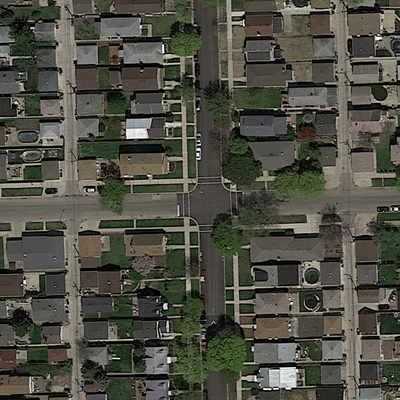
#> input picture training/images/satImage_001.png, 400 x 400 px; its folder holds 4 pictures in this run
$ jupyter execute --allow-errors examples.ipynb   (shell and % lines are left out)
#> lines starting #> are read from the running program, lines starting #| are printed output that depends on the picture
#> further down, image is the input picture: PIL image 400x400 RGB; mean R, G, B 78.8, 78.9, 68.4
# Project 3 - Road Segmentation

### ETH Computational Intelligence Lab 2021 - Project 3

Disclaimer: The goal of this notebook is not that of directly providing strong off-the-shelf baselines, but we mainly set out to present some (more or less practical) ideas. The methods mentioned here are briefly presented and not optimized. A solid baseline comparison may explore ways to optimize these.

Image segmentation is a key task in computer vision, with important applications in autonomous driving and medicine, among others. **The goal is to partition an image in subsets of pixels according to their semantic meaning.** If it is true that progress in deep learning was fostered by the availability of large datasets\[1\] and relevant benchmarks, it is no doubt that image segmentation, together with the closely related tasks of image classification and object recognition, has been instrumental to the success of the field.

For the purpose of this project, we will focus in particular on the task of road segmentation. **Given a set of RGB aerial images, we are formally asked to classify each 16x16 pixel patch as either containing road (1) or not (0).** This can be seen as decreasing the resolution of the segmentation task, or as decomposing it into several smaller classification problems.

In this notebook we will first of all load and explore the data. Only then we will present 3 methods that will guide us through an essential recap of the literature. Note that these methods  and are not optimized. They can be adapted and
improved to be used as baselines, depending on their relevance to your approach.

\\

\[1\] Tsung-Yi, Lin et al. "Microsoft COCO: Common Objects in Context", [arXiv:1405.0312](https://arxiv.org/abs/1405.0312)

# Data Exploration

Observing available data can be a good starting point to become familiar with the problem and identify useful inductive biases.
We are provided with a labeled training set and an (unlabeled, of course) test dataset. The latter is split into a private and a public part, which is something we should keep in mind to avoid overfitting.

The **training dataset** is composed of (only!) 100 RGB images of sizes 400x400 px. It therefore contains 62500 patches in total. The labels for each patch are not explicitly provided. We instead have access to a segmentation mask for each training image. If a pixel in the training image contains road surface, the pixel with the same coordinates in the mask will be set to 1, else it will be set to 0.

In order to define a mapping between segmentation masks and patch labels, we classify a patch as containing road when the average brightness of its segmentation mask is at least 25% of the maximum average brightness. This will correspond to patches that are covered by roads for at least a quarter of their area.

On the other hand, the **test dataset** contains 94 images of size 608x608 px. In this notebook we will assume for simplicity that a training and a test image cover areas of the same size, but we encourage the students to validate this assumption as it might not be correct.

In order to evaluate our methods locally, we will rely on a fixed training/validation split. Please note that the validation metric can be significantly biased due to the single split and the small number of datapoints. It would be wise to use better validation methods. Moreover, you might want to consider training on all of the available data for your final submissions.

**We will now load* the datasets and visualize them briefly.**

***:** unfortunately, the Kaggle API is structured to send individual HTTP requests for each of the files requested. Since we need to download around 300 files from Kaggle, it is very likely that we would run into HTTP 429 errors. For this reason, it is best to **manually [download all](https://www.kaggle.com/c/cil-road-segmentation-2021/data) the datasets as a .zip file** from the website and then upload it to this notebook from the Files tab on the left of this page. Once this is done, we can proceed with the rest of the notebook.

If you are considering to use Colab for your project, it would be faster to save a copy of the datasets directly in your Google Drive folders (or in a git repo) and import them from there.

[cell 1]
# some basic imports

import math
import os
import re
import cv2
import random
import numpy as np
import matplotlib.pyplot as plt
from glob import glob
from random import sample
from PIL import Image
import torchvision.transforms as TF
import torchvision.transforms.functional as F

[cell 2]
# some constants
PATCH_SIZE = 16  # pixels per side of square patches
VAL_SIZE = 10  # size of the validation set (number of images)
CUTOFF = 0.25  # minimum average brightness for a mask patch to be classified as containing road

# unzip the dataset, split it and organize it in folders
if not os.path.isdir('validation'):  # make sure this has not been executed yet
  try:
          !unzip cil-road-segmentation-2021.zip
          !mv training/training/* training
          !rm -rf training/training
          !mkdir validation
          !mkdir validation/images
          !mkdir validation/groundtruth
          for img in sample(glob("training/images/*.png"), VAL_SIZE):
            os.rename(img, img.replace('training', 'validation'))
            mask = img.replace('images', 'groundtruth')
            os.rename(mask, mask.replace('training', 'validation'))
  except:
      print('Please upload a .zip file containing your datasets.')

[cell 3]
random.seed(17)

#> (the rest of this cell did not finish here and is left out)

[cell 4]
def load_all_from_path(path):
    # loads all HxW .pngs contained in path as a 4D np.array of shape (n_images, H, W, 3)
    # images are loaded as floats with values in the interval [0., 1.]
#> called with path = 'training/images'
    return np.stack([np.array(Image.open(f)) for f in sorted(glob(path + '/*.png'))]).astype(np.float32) / 255.
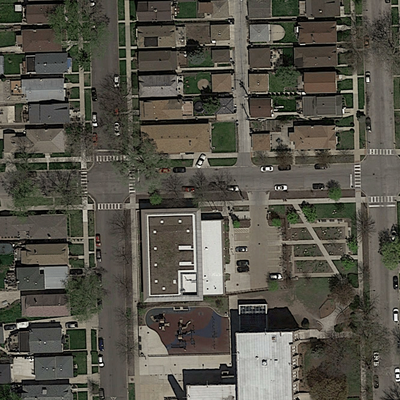
#> input picture training/images/satImage_002.png, 400 x 400 px
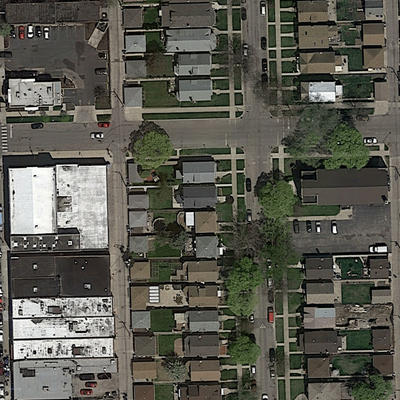
#> input picture training/images/satImage_004.png, 400 x 400 px
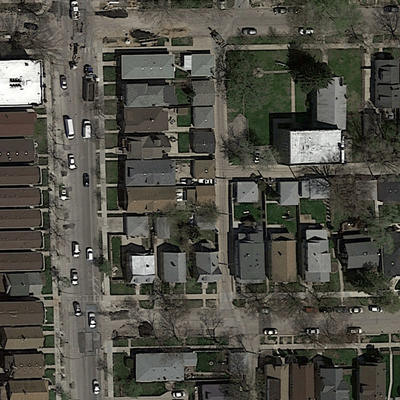
#> input picture training/images/satImage_009.png, 400 x 400 px


# [12 lines left out: function show_first_n, not called in this run]


# paths to training and validation datasets
train_path = 'training'
val_path = 'validation'

train_images = load_all_from_path(os.path.join(train_path, 'images'))
#> (the rest of this cell did not finish here and is left out)

val_images = load_all_from_path(os.path.join(val_path, 'images'))
val_masks = load_all_from_path(os.path.join(val_path, 'groundtruth'))

# visualize a few images from the training set
show_first_n(train_images, train_masks)

We have mentioned that our task can also be seen as a classification problem. Let us visualize how each image can be broken up in patches and how we can compute labels from groundtruth masks.

[cell 5]
# [30 lines left out: functions image_to_patches, show_patched_image, not called in this run]


# extract all patches and visualize those from the first image
#> (the rest of this cell did not finish here and is left out)

It appears that the classification task might be **largely unbalanced**. Let us verify it.

#> (a cell that did not finish here is left out)

This means that a trivial classifier that always assigns the majority class (0) to each sample would already reach an accuracy of about ~75%. We will observe that reaching such accuracy is already quite a challenge. While entirely possible, it will require many ideas that we will only be able to touch upon.

# Method 1 - Logistic Regression

Prior to the success of neural networks, computer vision largely relied on hand-crafted features or hand-designed filters \[1\].
Our first approach is perhaps the simplest and it builds up on the following assumptions:

1.   the color of roads is quite uniform
2.   the color of roads tends to be consistent across patches

From each patch we can extract a vector of 6 features representing the average value and the variance of each color channel across the patch. We can then train a simple logistic regression \[2\] model to assign a label to each patch.

More formally, we manually design a data matrix $X_{train} = [x_0^T, x_1^T, ..., x_n-1^T] \in R^{m, n}$ where $n$ is the number of patches and $m$ is the number of features extracted. We also have access to a label vector $Y_{train} = [y_0, .., y_n-1]^T$ specifying the correct binary label of each patch. We then model the probability of a patch to contain road surface as
$$P(y_i=1) = h(x_i) = \frac{1}{1 - e^{-x_i^T \theta}}$$

We can finally learn the weight vector $\theta$ by minimizing an empirical estimate of the negative log likelihood or, equivalently, a cross entropy loss function:

$$\theta^\star = argmin{\frac{1}{n} \sum_{i=0}^{n-1}(-y_i \log{(h(x_i))} - (1-y_i)\log{(1- h(x_i))})}$$

\\

\[2\] O' Mahony, Niall et al. "Deep Learning vs. Traditional Computer Vision",
[arXiv:1910.13796](https://arxiv.org/abs/1910.13796)

\[3\] [Wikipedia](https://en.wikipedia.org/wiki/Logistic_regression)

[cell 7]
def extract_features(x):
    # extracts features from each patch
    return np.concatenate([np.mean(x, (-2, -3)), np.var(x, (-2,-3))], axis=-1)

from sklearn.linear_model import LogisticRegression

train_path = 'training'
val_path = 'validation'

train_images = load_all_from_path(os.path.join(train_path, 'images'))
#> (the rest of this cell did not finish here and is left out)
